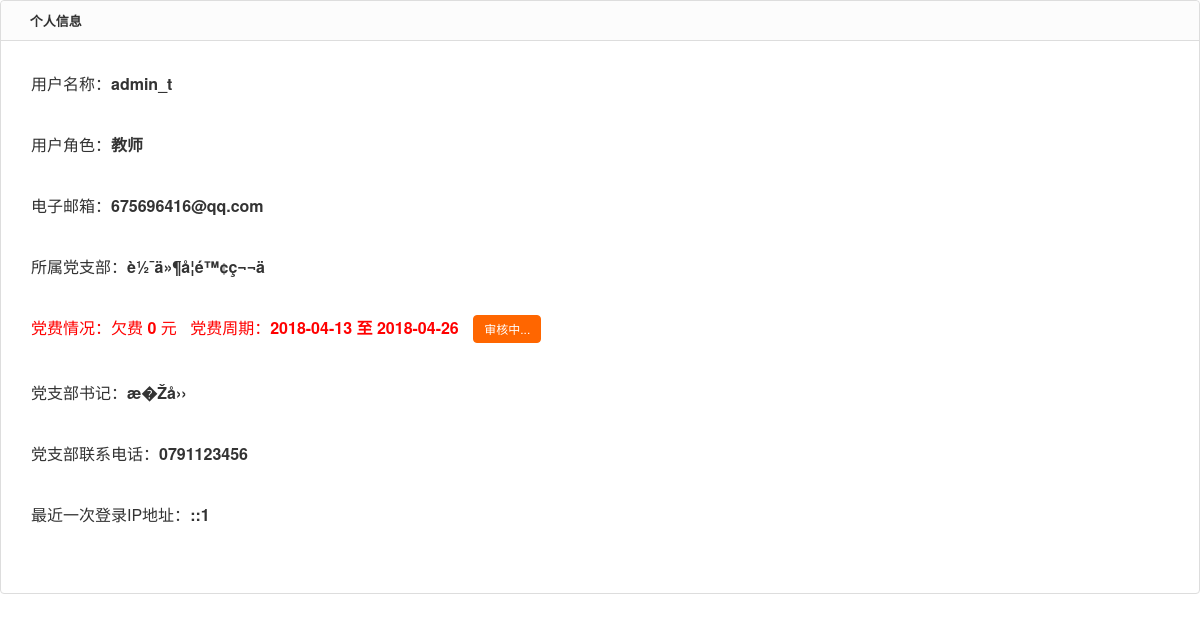
Screenshot of /代码/v20180426_20/control/userinfo.php (signed in) with the database file from the repository.
### tables this page shows
CREATE TABLE IF NOT EXISTS `user_info` (
  `id` int(11) NOT NULL AUTO_INCREMENT,
  `username` varchar(20) NOT NULL DEFAULT '' COMMENT 'ç”¨æˆ·å��',
  `password` char(32) NOT NULL DEFAULT '' COMMENT 'å¯†ç �',
  `role_type` int(11) NOT NULL DEFAULT '1' COMMENT 'èº«ä»½ï¼Œ0:ç®¡ç�†å‘˜ï¼Œ1ï¼šè€�å¸ˆï¼Œ2ï¼šå­¦ç”Ÿ',
  `email` varchar(64) NOT NULL COMMENT 'ç”µå­�é‚®ç®±',
  `dept_id` varchar(4) NOT NULL COMMENT 'æ‰€å±žå…šæ”¯éƒ¨',
  `status` varchar(11) NOT NULL DEFAULT '1' COMMENT 'ç”¨æˆ·çŠ¶æ€�ï¼Œ1:æ­£å¸¸ï¼Œ0ï¼šå¼‚å¸¸',
  `create_time` timestamp NOT NULL DEFAULT CURRENT_TIMESTAMP COMMENT 'ç”Ÿæˆ�æ—¶é—´',
  `info_chg_time` varchar(64) NOT NULL DEFAULT '0' COMMENT 'çŠ¶æ€�å�˜æ›´æ—¶é—´ï¼Œé»˜è®¤ï¼š0',
  `login_ip` varchar(15) NOT NULL DEFAULT '' COMMENT 'ç™»å½•IP',
  `login_time` varchar(64) NOT NULL DEFAULT '' COMMENT 'æœ€è¿‘ä¸€æ¬¡ç™»å½•æ—¶é—´',
  PRIMARY KEY (`id`),
  KEY `username` (`username`)
);

CREATE TABLE IF NOT EXISTS `dept_info` (
  `uid` int(11) NOT NULL AUTO_INCREMENT COMMENT 'uid',
  `dept_id` varchar(4) NOT NULL COMMENT 'å…šæ”¯éƒ¨ID',
  `dept_name` varchar(16) NOT NULL COMMENT 'å…šæ”¯éƒ¨å��ç§°',
  `dept_leader` varchar(16) DEFAULT NULL COMMENT 'å…šæ”¯éƒ¨ä¹¦è®°',
  `dept_phone` varchar(16) DEFAULT NULL COMMENT 'å…šæ”¯éƒ¨è�”ç³»ç”µè¯�',
  `remark` varchar(64) NOT NULL COMMENT 'å¤‡æ³¨',
  PRIMARY KEY (`uid`),
  UNIQUE KEY `dept_id` (`dept_id`)
);

CREATE TABLE IF NOT EXISTS `user_fee_info` (
  `uid` int(11) NOT NULL AUTO_INCREMENT COMMENT 'uid',
  `user_id` varchar(16) NOT NULL COMMENT 'ç”¨æˆ·ID',
  `user_name` varchar(255) DEFAULT '' COMMENT 'ç”¨æˆ·å§“å��',
  `fee_count` varchar(255) DEFAULT '0' COMMENT 'éœ€è¦�äº¤çº³çš„è´¹ç”¨ï¼Œé»˜è®¤ï¼š0',
  `send_time` varchar(64) NOT NULL COMMENT 'å‚¬æ¬ å�‘é€�æ—¶é—´',
  `period_begin` varchar(64) NOT NULL COMMENT 'å…šè´¹å‘¨æœŸèµ·å§‹æ—¶é—´',
  `period_end` varchar(64) NOT NULL COMMENT 'å…šè´¹å‘¨æœŸç»ˆæ­¢æ—¶é—´',
  `purchase_time` varchar(255) DEFAULT '',
  `purchase_status` varchar(255) DEFAULT NULL COMMENT 'ç¼´çº³çŠ¶æ€�ï¼š1ï¼šå·²é€šçŸ¥ï¼Œ2ï¼šç”¨æˆ·å·²ç¼´çº³ï¼Œ3ï¼šç®¡ç�†å‘˜å·²ç¡®è®¤',
  `status_chg_time` varchar(64) NOT NULL COMMENT 'ç¼´çº³çŠ¶æ€�æ”¹å�˜æ—¶é—´',
  `remark` varchar(255) DEFAULT '' COMMENT 'å¤‡æ³¨',
  PRIMARY KEY (`uid`),
  UNIQUE KEY `uid` (`uid`)
);

### 代码/v20180426_20/control/userinfo.php (the view, shortened to what this page needs)
<!DOCTYPE html>
<html lang="zh-cn">
<head>
    <link rel="stylesheet" href="css/pintuer.css">
    <link rel="stylesheet" href="css/admin.css">
</head>
<?php
require_once('pdo.php');
$sql = "select * from user_info where username='{$_SESSION['username']}'";
$rs = $pdo->query($sql);
$result = $rs->fetch(PDO::FETCH_ASSOC);
$get_dept = "select * from dept_info where dept_id='{$result['dept_id']}'";
$rs_dept = $pdo->query($get_dept);
$result_dept = $rs_dept->fetch(PDO::FETCH_ASSOC);
$sqlGetFeeInfo = "select * from user_fee_info a where a.user_name='{$_SESSION['username']}'";
$rsGetFeeInfo = $pdo->query($sqlGetFeeInfo);
$resultGetFeeInfo = $rsGetFeeInfo->fetch(PDO::FETCH_ASSOC);
switch ($result['role_type']) {
    case "1":
        $result['role_type'] = "教师";
        break;
}
?>
<body>
<div class="panel admin-panel">
    <div class="panel-head"><strong><span class="icon-pencil-square-o"></span> 个人信息</strong></div>
    <div class="body-content" style="padding:30px 30px; overflow:hidden; font-size:16px ">
        <div class="form-group"
        ">
        <div class="">
            <label style="text-align: left">用户名称：<strong><?php echo "$result[username]" ?></strong></label>
        </div>
    </div>
    <div class="form-group">
        <div class="">
            <label>用户角色：<strong><?php echo "$result[role_type]" ?></strong></label>
        </div>
    </div>
    <div class="form-group">
        <div class="">
            <label style="text-align: left">电子邮箱：<strong><?php echo "$result[email]" ?></strong></label>
        </div>
    </div>
    <div class="form-group">
        <div class="">
            <label>所属党支部：<strong><?php echo "$result_dept[dept_name]" ?></strong></label>
        </div>
    </div>
    <?php
    if($result['role_type'] <> '管理员'){
    ?>
        <?php
    if ($resultGetFeeInfo['purchase_status'] == '2') {
        ?>
        <div class="form-group" style="color: red">
            <div class="">
                <label>党费情况：欠费&nbsp;<strong><?php echo "$resultGetFeeInfo[fee_count]" ?> </strong>元</label>
                &nbsp;&nbsp;<label>党费周期：<strong><?php echo "$resultGetFeeInfo[period_begin]" ?>
                        至 <?php echo "$resultGetFeeInfo[period_end]" ?></strong></label>
                <label><a href=" "
                          class="button button-little bg-yellow" style="padding: 5px 10px;margin-left: 10px;"">
                    <span class="icon">审核中...</span></a>
                </label>
            </div>
        </div>
        <?php
    }
    if ($resultGetFeeInfo['purchase_status'] <> '1' && $resultGetFeeInfo['purchase_status'] <> '2') {
        ?>
        <div class="form-group">
            <div class="">
                <label>党费情况：暂无欠费</label>
            </div>
            <p></p>
        </div>
        <?php
    }}
    ?>
    <div class="form-group">
        <div class="">
            <label>党支部书记：<strong><?php echo "$result_dept[dept_leader]" ?></strong></label>
        </div>
    </div>
    <div class="form-group">
        <div class="">
            <label>党支部联系电话：<strong><?php echo "$result_dept[dept_phone]" ?></strong></label>
        </div>
    </div>
    <div class="form-group">
        <div class="">
            <label>最近一次登录IP地址：<strong><?php echo "$result[login_ip]" ?></strong></label>
        </div>
    </div>
</div>
</div>
</body>
</html>

### 代码/v20180426_20/control/css/admin.css (style rules this page uses)
body { color:#333; font-size:13px; }
.panel { background:#fff; }
.body-content { padding:20px 30px; overflow:hidden; }
.form-group { margin-bottom:12px; }
.button { padding:10px 15px; }

### rows the page displays
user_info: username "admin_t", email "675696416@qq.com", login_ip "::1"
dept_info: dept_name "è½¯ä»¶å­¦é™¢ç¬¬ä", dept_leader "æ�Žå››", dept_phone "0791123456"
user_fee_info: fee_count "0", period_begin "2018-04-13", period_end "2018-04-26"

### other values shown
$result[role_type] "教师"
